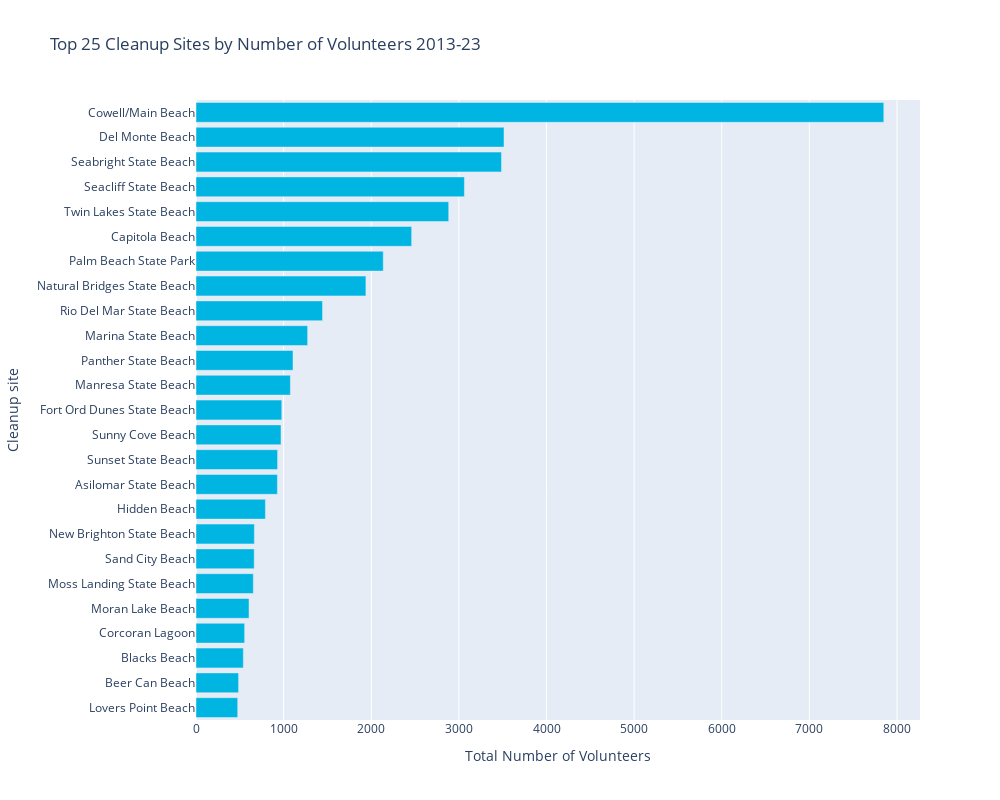

Notebook code cell kept with this figure:
### Markdown cell above
Plot number of volunteers by cleanup site for the top 25 results over 2013-2023.

### Code cell
fig = graph_maker.volunteers_by_site()
fig.show()

### Figure 1 — Plotly figure (JSON) as saved in the notebook; plotly's stock layout.template omitted (floating-point values rounded to 4 significant figures)
{"data": [{"marker": {"color": "#00b5e2"}, "name": "Total Cleanup Volunteers", "orientation": "h", "type": "bar", "x": [7849, 3515, 3486, 3063, 2884, 2461, 2137, 1939, 1444, 1077, 931, 1274, 1107, 970, 929, 979, 792, 654, 666, 555, 605, 664, 540, 486, 476], "y": ["Cowell/Main Beach", "Del Monte Beach", "Seabright State Beach", "Seacliff State Beach", "Twin Lakes State Beach", "Capitola Beach", "Palm Beach State Park", "Natural Bridges State Beach", "Rio Del Mar State Beach", "Manresa State Beach", "Sunset State Beach", "Marina State Beach", "Panther State Beach", "Sunny Cove Beach", "Asilomar State Beach", "Fort Ord Dunes State Beach", "Hidden Beach", "Moss Landing State Beach", "New Brighton State Beach", "Corcoran Lagoon", "Moran Lake Beach", "Sand City Beach", "Blacks Beach", "Beer Can Beach", "Lovers Point Beach"]}], "layout": {"autosize": false, "height": 800, "title": {"text": "Top 25 Cleanup Sites by Number of Volunteers 2013-23"}, "width": 1000, "xaxis": {"autorange": true, "range": [0, 8262.0], "title": {"text": "Total Number of Volunteers"}, "type": "linear"}, "yaxis": {"autorange": true, "categoryorder": "total ascending", "range": [-0.5, 24.5], "title": {"text": "Cleanup site"}, "type": "category"}}}
